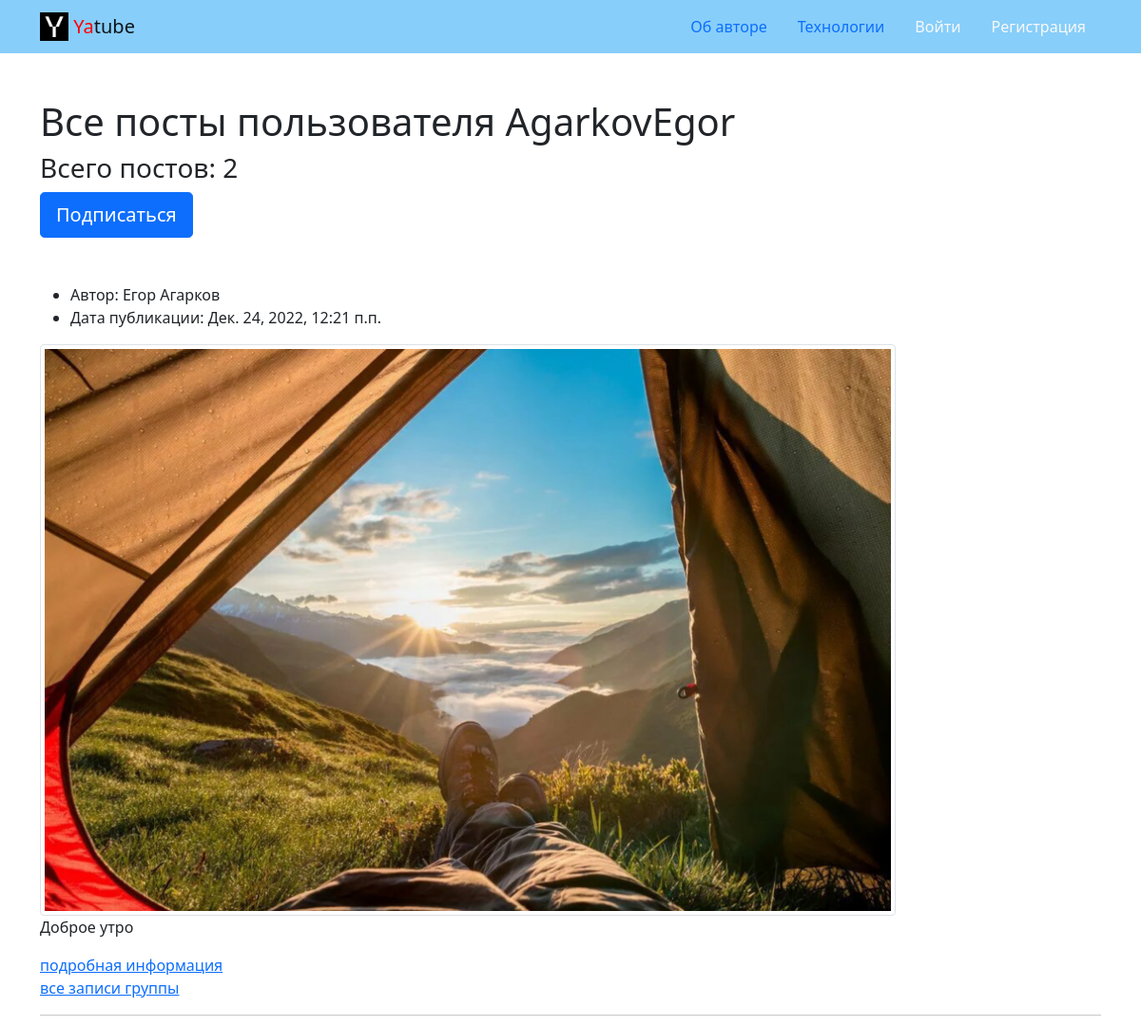
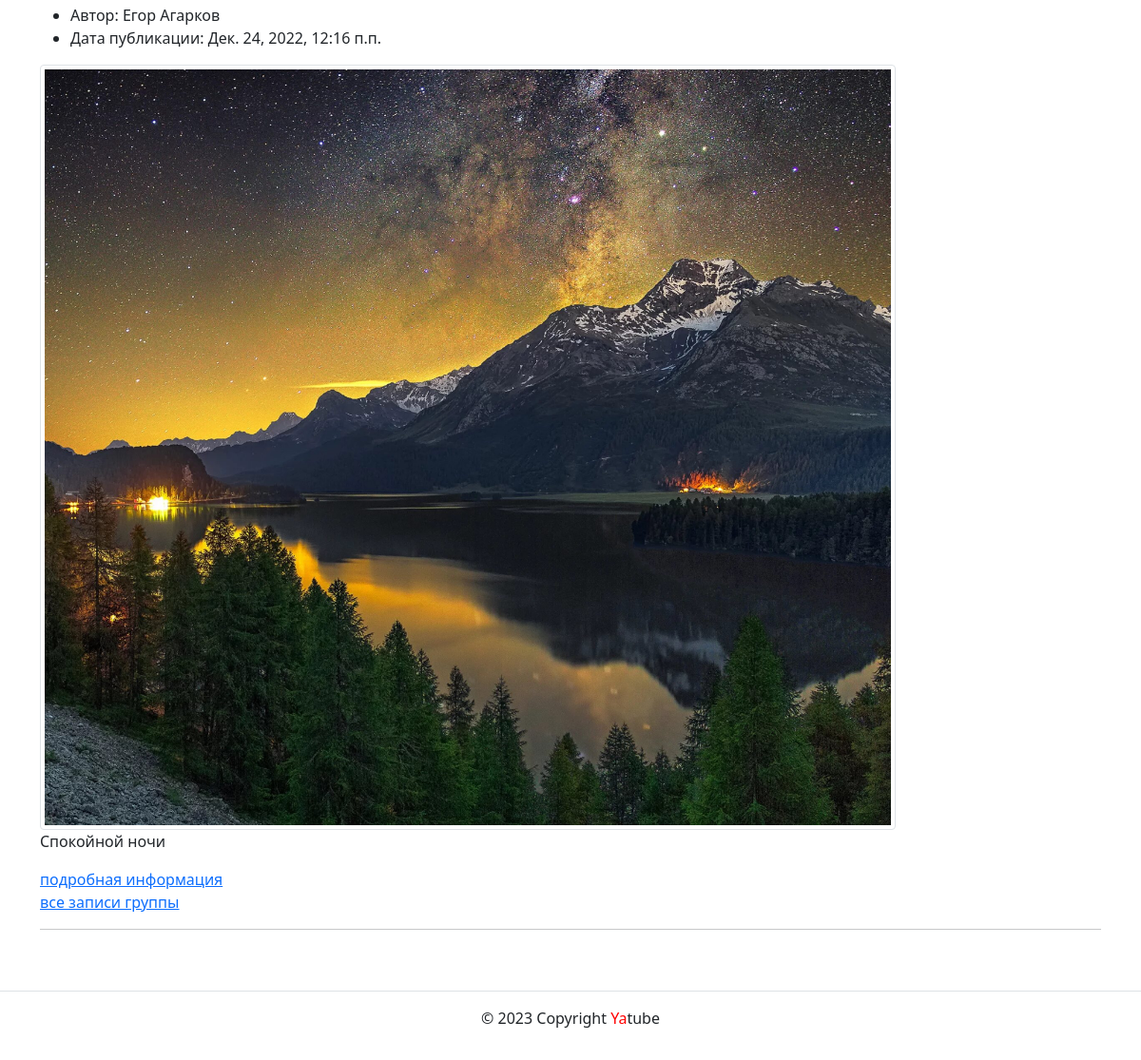
Page /profile/AgarkovEgor/ on the committed database (2 pictures, top to bottom).
### posts/models.py (models this page shows, shortened)
class Post(models.Model):
    text = models.TextField(
        'Текст поста',
        help_text='Введите текст поста'
    )
    pub_date = models.DateTimeField(auto_now_add=True)
    author = models.ForeignKey(
        User,
        on_delete=models.CASCADE,
        related_name='posts'
    )
    group = models.ForeignKey(
        'Group',
        blank=True,
        null=True,
        on_delete=models.SET_NULL,
        related_name='posts',
        verbose_name='Группа',
        help_text='Группа, к которой будет относиться пост'
    )
    image = models.ImageField(
        'Картинка',
        upload_to='posts/',
        blank=True)
    class Meta:
        ordering = ('-pub_date',)

### posts/views.py (the view)
# urls.py: path('profile/<str:username>/', views.profile, name='profile'),
def profile(request, username):
    template_name = "posts/profile.html"
    author = get_object_or_404(User, username=username)
    posts = author.posts.all()
    user = request.user
    following = (
        user.is_authenticated
        and Follow.objects.filter(user=user, author=author).exists()
    )
    context = {
        "author": author,
        "following": following,
        "page_obj": paginator_func(post_list=posts, request=request),
    }
    return render(request, template_name, context)

### core/context_processors/year.py (called while the page is built)
def year(request):
    dt = datetime.now().year
    return {
        'year': dt
    }

### posts/views.py (called while the page is built)
def paginator_func(post_list, request):
    paginator = Paginator(post_list, PAGINATOR_COUNT)
    page_number = request.GET.get("page")
    return paginator.get_page(page_number)

### templates/posts/profile.html (shortened to what this page needs)
{% extends 'base.html' %}
{% block content %}
    {% load thumbnail %}
      <div class="container py-5">
      <div class="mb-5">
        <h1>Все посты пользователя {{author}} </h1>
        <h3>Всего постов: {{author.posts.count}} </h3>
        {% if following %}
    <a
      class="btn btn-lg btn-light"
      href="{% url 'posts:profile_unfollow' author.username %}" role="button"
    >
      Отписаться
    </a>
  {% else %}
      <a
        class="btn btn-lg btn-primary"
        href="{% url 'posts:profile_follow' author.username %}" role="button"
      >
        Подписаться
      </a>
   {% endif %}
      </div>
        {% for post in page_obj %}
        <article>
          <ul>
            <li>
              Автор: {{author.get_full_name}}
            </li>
            <li>
              Дата публикации: {{post.pub_date}}
            </li>
          </ul>
          {% if post.image %}
          <img class="img-thumbnail" src="{{ post.image.url }}" alt="Card image cap" width="900" height="335" align="top" crop="center"/>
          {% endif %}
          <p>
            {{post.text|linebreaksbr}}
          </p>
          <a href="{% url 'posts:post_detail' post.pk %}">подробная информация </a>
        {% if post.group %}
          <br>
        <a href="{% url 'posts:group_posts' post.group.slug %}">все записи группы</a>
        {% endif %}
        </article>
        <hr>
        {% endfor %}
      </div>
{% endblock %}

### rows in the picture
Post: pub_date "Дек. 24, 2022, 12:21 п.п.", image (picture), text "Доброе утро", shows "все записи группы"
Post: pub_date "Дек. 24, 2022, 12:16 п.п.", image (picture), text "Спокойной ночи", shows "все записи группы"

### other values in the picture
{{ author }} "AgarkovEgor"
{{ author.posts.count }} "2"
{{ author.get_full_name }} "Егор Агарков"
